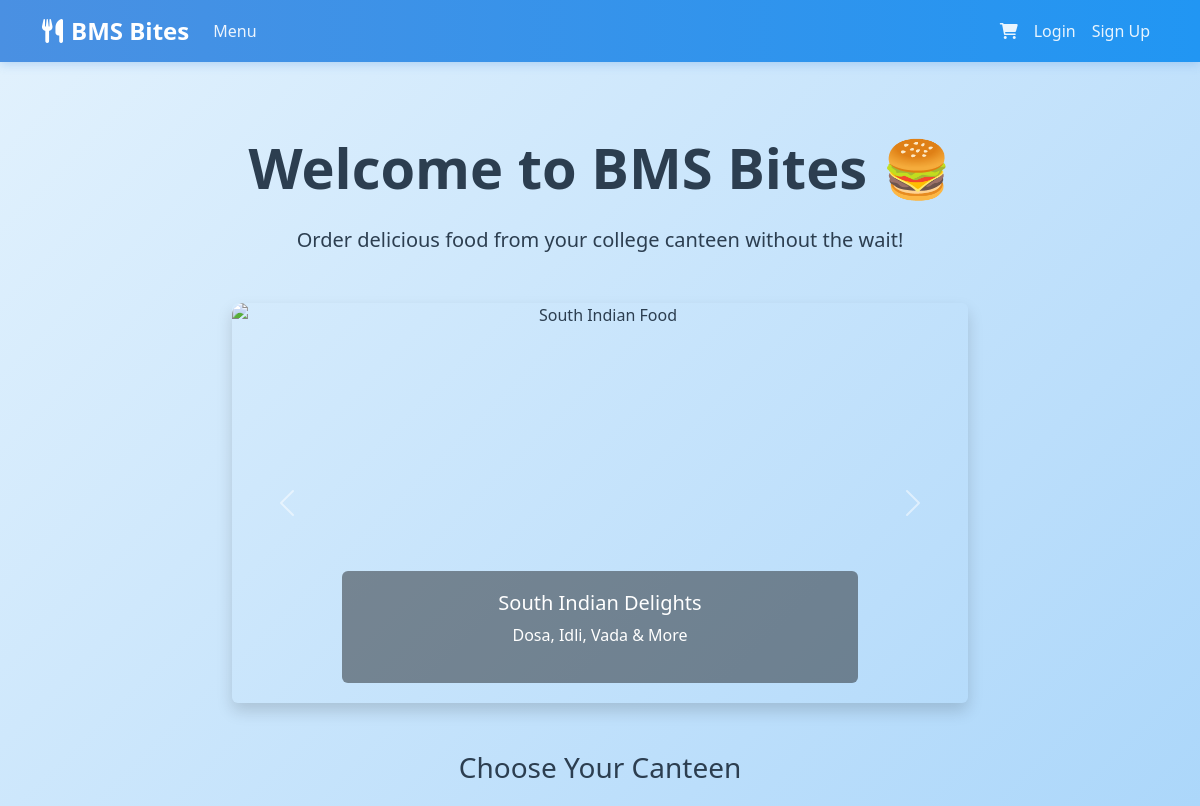
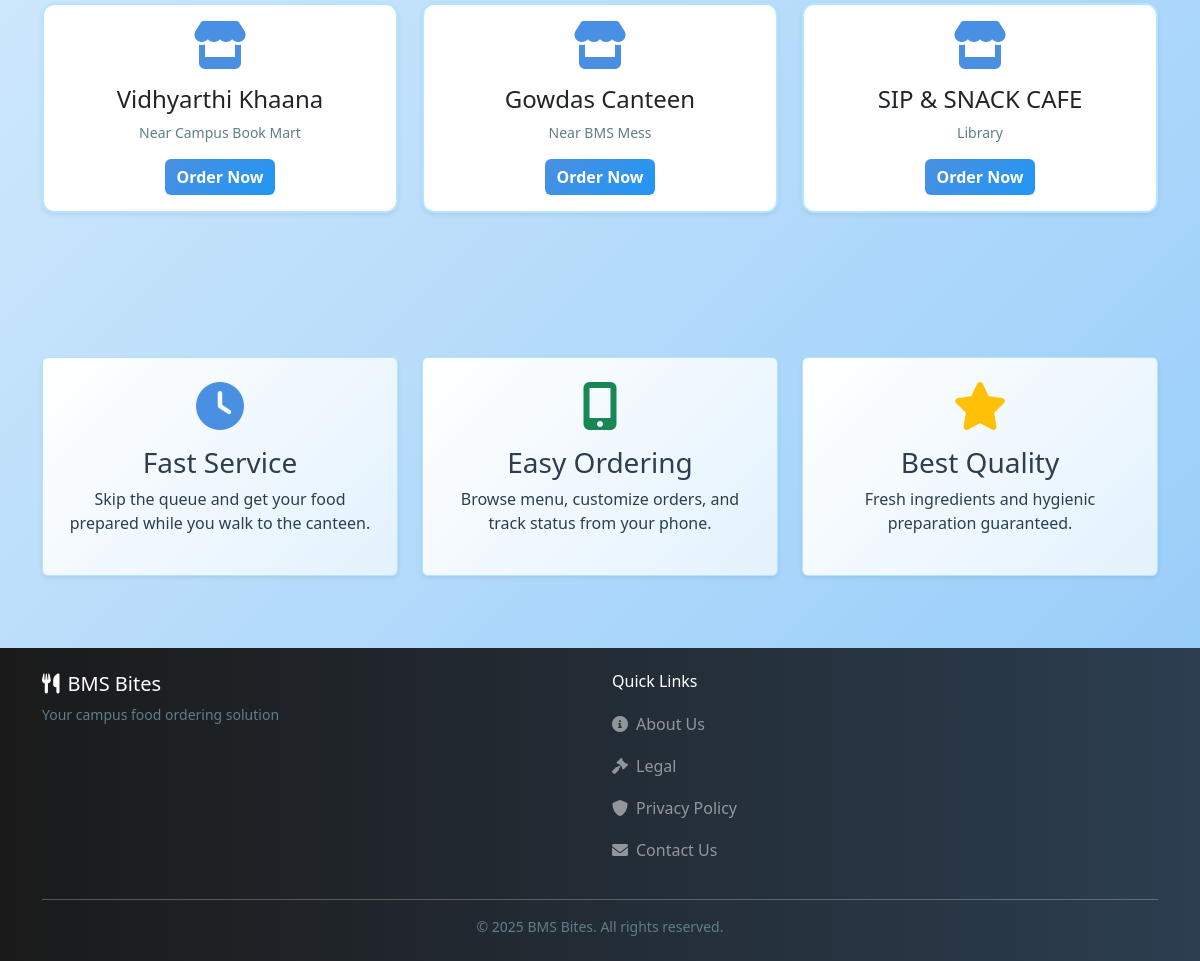
The page / on the database its author committed (2 pictures, top to bottom).
### tables this page shows
CREATE TABLE canteens (
    id INTEGER PRIMARY KEY AUTOINCREMENT,
    name TEXT NOT NULL,
    location TEXT NOT NULL,
    description TEXT,
    opening_time TEXT,
    closing_time TEXT,
    is_open BOOLEAN DEFAULT 1,
    created_at TIMESTAMP DEFAULT CURRENT_TIMESTAMP
);

### routes/main.py (the view)
@main_bp.route('/')
def index():
    canteens = menu_mgr.get_canteens()
    return render_template('index.html', canteens=canteens)

### app.py (called while the page is built)
@app.context_processor
def inject_session():
    return dict(session=session)

### utils/menu_manager.py (called while the page is built)
    def get_canteens(self):
        conn = sqlite3.connect(self.db_path)
        df = pd.read_sql_query("SELECT * FROM canteens WHERE is_open=1", conn)
        conn.close()
        return df.to_dict('records')

### templates/index.html (shortened to what this page needs)
{% extends "layout.html" %}
{% block content %}
<div class="text-center py-5">
    <h1 class="display-4 fw-bold mb-4">Welcome to BMS Bites 🍔</h1>
    <p class="lead mb-5">Order delicious food from your college canteen without the wait!</p>
    <div class="row justify-content-center mb-5">
        <div class="col-md-8">
            <div id="carouselExample" class="carousel slide rounded overflow-hidden shadow" data-bs-ride="carousel">
                <div class="carousel-inner">
                    <div class="carousel-item active">
                        <img src="https://images.unsplash.com/photo-1630383249896-424e482df921?w=800&h=400&fit=crop"
                            class="d-block w-100" alt="South Indian Food" style="height: 400px; object-fit: cover;">
                        <div class="carousel-caption d-none d-md-block bg-dark bg-opacity-50 rounded">
                            <h5>South Indian Delights</h5>
                            <p>Dosa, Idli, Vada & More</p>
                        </div>
                    </div>
                </div>
                <button class="carousel-control-prev" type="button" data-bs-target="#carouselExample"
                    data-bs-slide="prev">
                    <span class="carousel-control-prev-icon"></span>
                </button>
                <button class="carousel-control-next" type="button" data-bs-target="#carouselExample"
                    data-bs-slide="next">
                    <span class="carousel-control-next-icon"></span>
                </button>
            </div>
        </div>
    </div>
    <h3 class="mb-4">Choose Your Canteen</h3>
    <div class="row justify-content-center g-4 mb-5">
        {% for canteen in canteens %}
        <div class="col-12 col-md-4">
            <div class="card h-100 shadow-sm">
                <div class="card-body text-center">
                    <i class="fas fa-store fa-3x text-primary mb-3"></i>
                    <h4>{{ canteen['name'] }}</h4>
                    <p class="text-muted small">{{ canteen['location'] }}</p>
                    <a href="{{ url_for('main.select_canteen', canteen_id=canteen['id']) }}"
                        class="btn btn-primary">Order Now</a>
                </div>
            </div>
        </div>
        {% endfor %}
    </div>
</div>
<div class="row mt-5">
    <div class="col-md-4 text-center mb-4">
        <div class="p-4 bg-light rounded shadow-sm h-100">
            <i class="fas fa-clock fa-3x text-primary mb-3"></i>
            <h3>Fast Service</h3>
            <p>Skip the queue and get your food prepared while you walk to the canteen.</p>
        </div>
    </div>
    <div class="col-md-4 text-center mb-4">
        <div class="p-4 bg-light rounded shadow-sm h-100">
            <i class="fas fa-mobile-alt fa-3x text-success mb-3"></i>
            <h3>Easy Ordering</h3>
            <p>Browse menu, customize orders, and track status from your phone.</p>
        </div>
    </div>
    <div class="col-md-4 text-center mb-4">
        <div class="p-4 bg-light rounded shadow-sm h-100">
            <i class="fas fa-star fa-3x text-warning mb-3"></i>
            <h3>Best Quality</h3>
            <p>Fresh ingredients and hygienic preparation guaranteed.</p>
        </div>
    </div>
</div>
{% endblock %}

### static/css/style.css (style rules this page uses)
:root { --primary-color: #87CEEB; --secondary-color: #4A90E2; --dark-color: #1a1a1a; --light-bg: #E3F2FD; --white: #FFFFFF; --text-dark: #2c3e50; --success-color: #4CAF50; --warning-color: #FFA726; --danger-color: #EF5350; }
body { font-family: 'Segoe UI', Tahoma, Geneva, Verdana, sans-serif; background: linear-gradient(135deg, #E3F2FD 0%, #BBDEFB 50%, #90CAF9 100%); background-attachment: fixed; min-height: 100vh; color: var(--text-dark); }
.card { transition: transform 0.3s, box-shadow 0.3s; background-color: var(--white); border: 2px solid #B3E5FC; border-radius: 12px; }
.btn-primary { background: linear-gradient(135deg, #4A90E2 0%, #2196F3 100%); border: none; color: var(--white); font-weight: 600; transition: all 0.3s ease; }
.bg-light { background: linear-gradient(135deg, #FFFFFF 0%, #E3F2FD 100%) !important; border: 1px solid #B3E5FC; }
.carousel-item img { height: 400px; object-fit: cover; border-radius: 12px; }
html { scroll-behavior: smooth; }
.text-primary { color: var(--secondary-color) !important; }
.text-muted { color: #607D8B !important; }

### rows shown on the page
canteens: name "Vidhyarthi Khaana", location "Near Campus Book Mart"
canteens: name "Gowdas Canteen", location "Near BMS Mess"
canteens: name "SIP & SNACK CAFE", location "Library"
